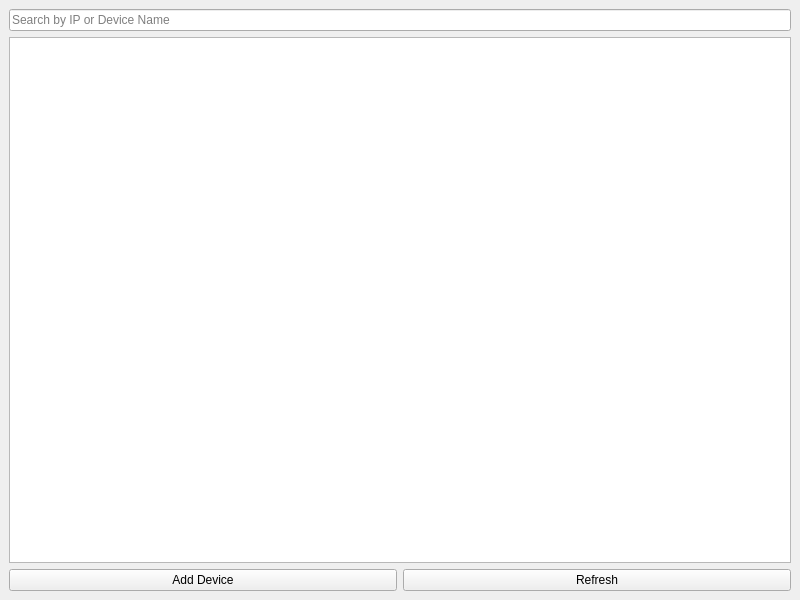
<?xml version="1.0" encoding="UTF-8"?>
<ui version="4.0">
 <class>CiscoSMSMonitor</class>
 <widget class="QMainWindow" name="CiscoSMSMonitor">
  <property name="geometry">
   <rect>
    <x>0</x>
    <y>0</y>
    <width>800</width>
    <height>600</height>
   </rect>
  </property>
  <property name="windowTitle">
   <string>Cisco SMS Monitor</string>
  </property>
  <widget class="QWidget" name="centralwidget">
   <layout class="QVBoxLayout" name="verticalLayout">
    <item>
     <widget class="QLineEdit" name="searchLineEdit">
      <property name="placeholderText">
       <string>Search by IP or Device Name</string>
      </property>
     </widget>
    </item>
    <item>
     <widget class="QTableWidget" name="deviceTable"/>
    </item>
    <item>
     <layout class="QHBoxLayout" name="buttonLayout">
      <item>
       <widget class="QPushButton" name="addButton">
        <property name="text">
         <string>Add Device</string>
        </property>
       </widget>
      </item>
      <item>
       <widget class="QPushButton" name="refreshButton">
        <property name="text">
         <string>Refresh</string>
        </property>
       </widget>
      </item>
     </layout>
    </item>
   </layout>
  </widget>
 </widget>
 <resources/>
 <connections/>
</ui>
